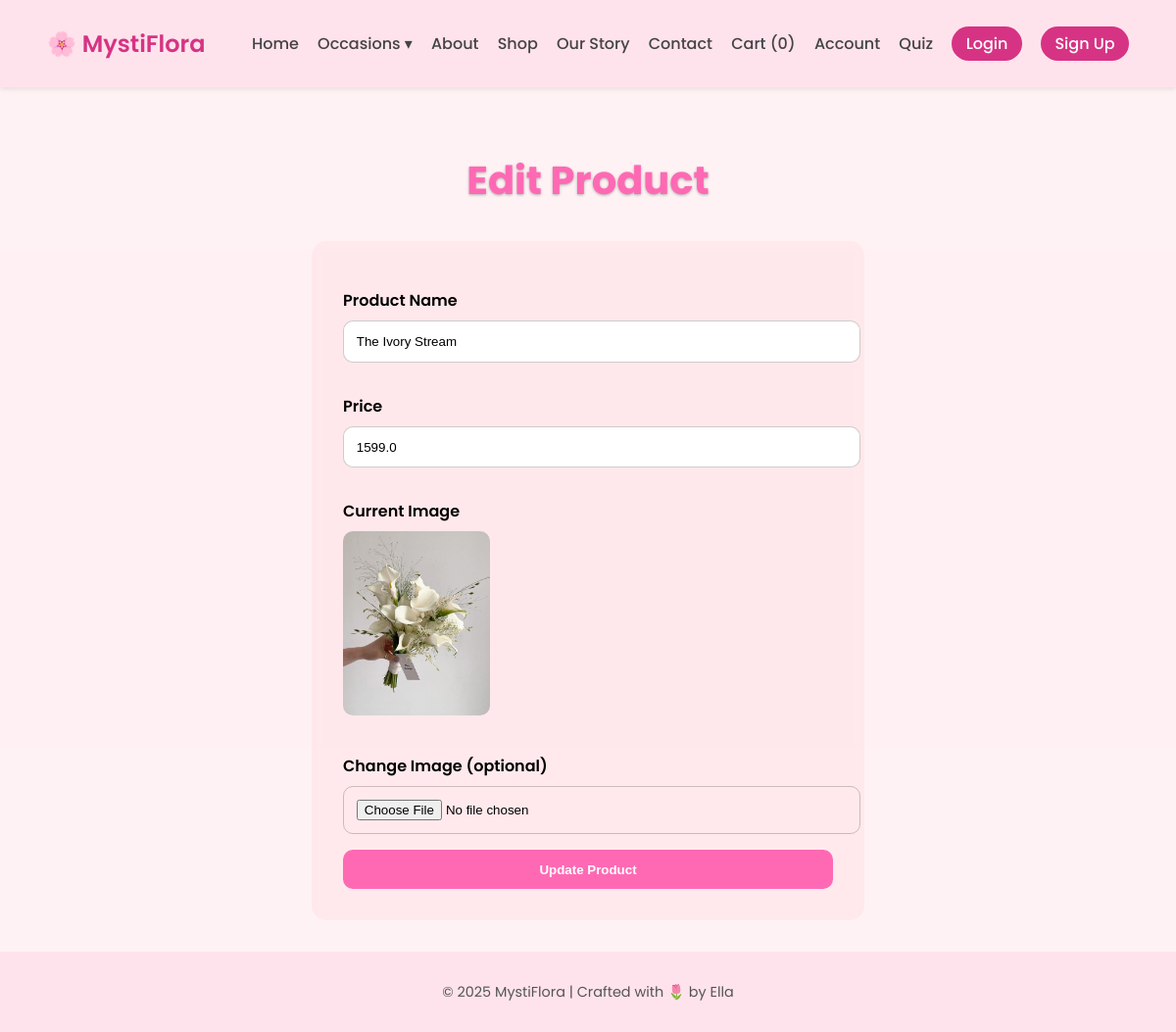
/admin/edit_product/4, run on the app's committed database.
### tables this page shows
CREATE TABLE products (id INTEGER PRIMARY KEY AUTOINCREMENT, name TEXT NOT NULL, price REAL NOT NULL, description TEXT, image TEXT, category TEXT (20));

### app.py (the view, shortened to what this page needs)
@app.route('/admin/edit_product/<int:product_id>', methods=['GET', 'POST'])
def admin_edit_product(product_id):
    db = get_db()
    cur = db.cursor()
    cur.execute("SELECT * FROM products WHERE id = ?", (product_id,))
    product = cur.fetchone()
    if not product:
        flash("Product not found.", "danger")
        return redirect(url_for('admin_dashboard'))
    return render_template('admin_edit_product.html', product=product)

### app.py (called while the page is built)
def get_db():
    db = getattr(g, '_database', None)
    if db is None:
        db = g._database = sqlite3.connect('flowershop.db')
        db.row_factory = sqlite3.Row
    return db

### templates/admin_edit_product.html (shortened to what this page needs)
{% extends 'base.html' %}
{% block content %}
<section class="admin-edit">
    <h2>Edit Product</h2>
    <form method="POST" enctype="multipart/form-data">
        <label for="name">Product Name</label>
        <input type="text" name="name" id="name" value="{{ product['name'] }}" required>
        <label for="price">Price</label>
        <input type="number" name="price" id="price" value="{{ product['price'] }}" step="0.01" required>
        <label>Current Image</label>
        <img src="{{ url_for('static', filename='images/' + product['image']) }}" alt="Product Image">
        <label for="image">Change Image (optional)</label>
        <input type="file" name="image" id="image">
        <button type="submit">Update Product</button>
    </form>
</section>
{% endblock %}

### static/style.css (style rules this page uses)
body { font-family: 'Poppins', sans-serif; background-color: #fff8f9; color: #333; margin: 0; }

### templates/admin_edit_product.html (style rules this page uses)
.admin-edit { display: flex; flex-direction: column; align-items: center; min-height: 90vh; padding: 2rem; font-family: 'Poppins', sans-serif; background-color: rgba(255, 182, 193, 0.1); }
.admin-edit h2 { font-size: 2.5rem; margin-bottom: 2rem; color: #ff69b4; text-shadow: 0 1px 3px rgba(0,0,0,0.3); }
.admin-edit form { background: rgba(255, 182, 193, 0.15); backdrop-filter: blur(6px); padding: 2rem; border-radius: 15px; width: 100%; max-width: 500px; color: #000; }
.admin-edit label { display: block; margin-top: 1rem; margin-bottom: 0.5rem; font-weight: 600; }
.admin-edit input[type="text"], .admin-edit input[type="number"], .admin-edit input[type="file"] { width: 100%; padding: 0.8rem; border-radius: 10px; border: 1px solid rgba(0,0,0,0.2); margin-bottom: 1rem; }
.admin-edit img { max-width: 150px; margin-bottom: 1rem; border-radius: 10px; }
.admin-edit button { width: 100%; padding: 0.8rem; border: none; border-radius: 10px; background-color: #ff69b4; color: #fff; font-weight: 600; cursor: pointer; transition: 0.3s ease; }

### data on the page
products: name "The Ivory Stream", price "1599.0", image (picture)

### other printed values
{{ session.get('cart') | length if session.get('cart') else 0 }} "0"
